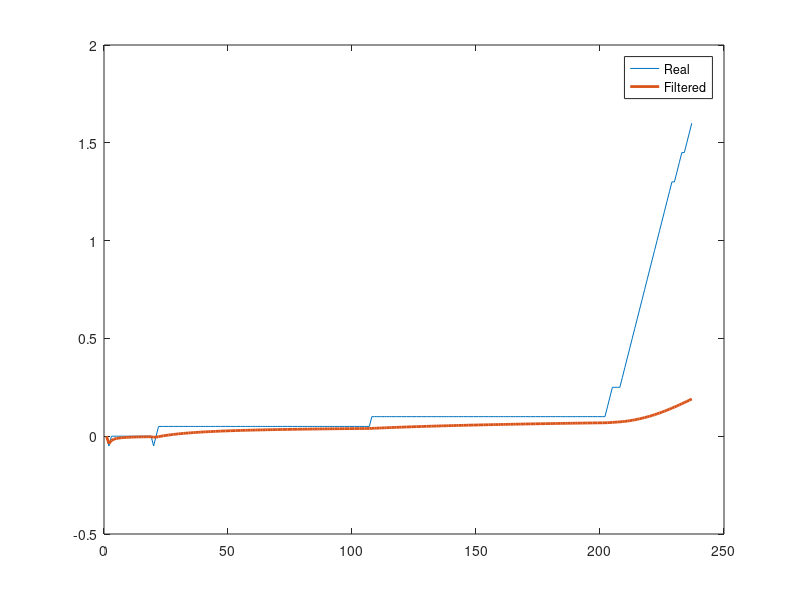

The MATLAB source for this figure:
%%
close all
clear all
load log4.mat


n=7;
yaw=[]
num=1;


W = 3; % wariancja Yaw
V = 0.00001; % wariancja procesowa

% Model stanowy
A = 1;
C = 1;

P0 = 10;
x_0 = 0;
x_pri_model_1 = x_0;
Ppri = P0;
x_post = x_0;
Ppost = P0;
filtered_yaw = x_0;

%km/h
velocity=10;
vel_deviation=10;
front_wheel=0;
yaw_max_vel = 0.05;
dist_threshold = 0.1;

min_delta=((velocity-vel_deviation)*1000/(3600*20))*n
if min_delta < dist_threshold
    min_delta = dist_threshold;
end
max_delta=((velocity+vel_deviation)*1000/(3600*20))*n


for i=1:length(easting)-n
       
        north=northing(i:i+n-1);
        east=easting(i:i+n-1);

        north=north-min(north);
        east=east-min(east);
        vect_lenght(i)=sqrt((max(north)-min(north))^2 + (max(east)-min(east))^2);
       
        if vect_lenght(i) > min_delta &&  vect_lenght(i) < max_delta
            
           p=polyfit(north,east,1)
            % Nachylenie prostej jest liczone od wschodu
            if north(1) < north(n) && east(1) < east(n) && (0 < rad2deg(atan(p(1))) < 90)
                % I �wiartka
                yaw(num) = rad2deg(atan(p(1)));
            elseif north(1) < north(n) && east(1) > east(n) && (-90 < rad2deg(atan(p(1))) < 0)
                % IV �wiartka
                yaw(num) = rad2deg(atan(p(1)))+360;
            elseif north(1) > north(n) && east(1) > east(n) && (0 < rad2deg(atan(p(1))) < 90)
                % III �wiartka
                yaw(num) = rad2deg(atan(p(1)))+180;
            elseif north(1) > north(n) && east(1) < east(n) && (-90 < rad2deg(atan(p(1))) < 0)
                % II �wiartka
                yaw(num) = rad2deg(atan(p(1)))+180;
            elseif p(1) == Inf
                yaw(num) = 90;
            elseif p(1) == -Inf
                yaw(num) = 270;
            elseif num>1
                yaw(num) = yaw(num-1);
            end

            if num > 1
                
                if (abs(yaw(num)-yaw(num-1)) > yaw_max_vel)
                    if yaw(num) >= yaw(num-1)                         
                        yaw(num) = yaw(num-1)+yaw_max_vel;
                    else
                        yaw(num) = yaw(num-1)-yaw_max_vel;
                    end
                end
                
                % Filtr Kalmana
                % predykcja
                x_pri_model_1(num) = A*x_post;
                Ppri = A*Ppost*A' + V;

                %korekcja
                eps_model = yaw(num) - C*x_pri_model_1(num);
                S = C*Ppri*C' + W;
                K = Ppri*C'*S^(-1);
                x_post = x_pri_model_1(num) + K*eps_model;
                Ppost = Ppri - K*S*K';
                filtered_yaw(num) = x_post;
            end
            num=num+1;

        end
       
end

figure(1)
plot(yaw);
hold on
plot(filtered_yaw,'LineWidth',2)
legend('Real','Filtered');

%%

